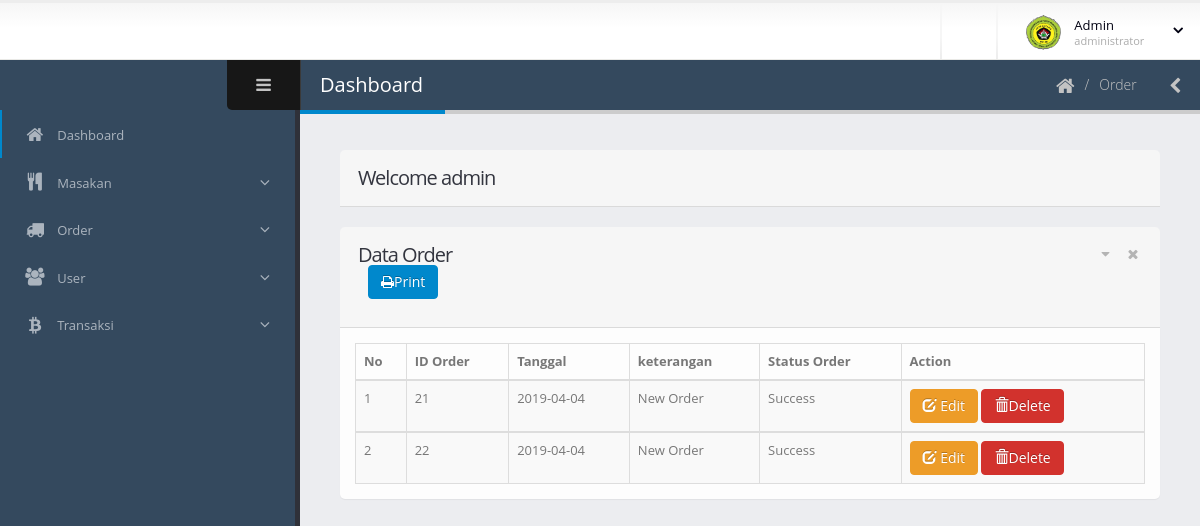
/admin/order/index.php (signed in), run on the app's committed database.
### tables this page shows
CREATE TABLE `order` (
  `id_order` int(15) NOT NULL,
  `tanggal` date NOT NULL,
  `keterangan` varchar(30) NOT NULL,
  `status_order` varchar(30) NOT NULL,
  `total` int(11) NOT NULL
);

### admin/order/index.php (the view, shortened to what this page needs)
<!doctype html>
<html class="fixed">
	<head>
<?php require('head.php'); ?>
	</head>
	<body>
		<section class="body">
			<header class="header">
				<div class="header-right">
					<span class="separator"></span>
					<span class="separator"></span>
					<div id="userbox" class="userbox">
						<a href="#" data-toggle="dropdown">
							<figure class="profile-picture">
								<img src="../../assets/images/logo.jpg" alt="Joseph Doe" class="img-circle" data-lock-picture="../../assets/images/logo.jpg" />
							</figure>
							<div class="profile-info" data-lock-name="John Doe" data-lock-email="johndoe@JSOFT.com">
								<span class="name">Admin</span>
								<span class="role">administrator</span>
							</div>
							<i class="fa custom-caret"></i>
						</a>
					</div>
				</div>
			</header>
			<div class="inner-wrapper">
				<?php
	require_once('sidebar.php');
	?>
				<section role="main" class="content-body">
					<header class="page-header">
						<h2>Dashboard</h2>
						<div class="right-wrapper pull-right">
							<ol class="breadcrumbs">
								<li>
									<a href="index.html">
										<i class="fa fa-home"></i>
									</a>
								</li>
								<li><span>Order</span></li>
							</ol>
							<a class="sidebar-right-toggle" data-open=""><i class="fa fa-chevron-left"></i></a>
						</div>
					</header>
					<section class="panel">
							<header class="panel-heading">
								<h2 class="panel-title">Welcome <?php echo $_SESSION['username']; ?></h2>
							</header>
						</section>
					<section class="panel">
							<header class="panel-heading">
								<div class="panel-actions">
									<a href="#" class="fa fa-caret-down"></a>
									<a href="#" class="fa fa-times"></a>
								</div>
								<h2 class="panel-title">Data Order</h2>
								<p><a href="print.php" class="btn btn-primary ml-sm"><i class="fa fa-print"></i>Print</a></p>
							</header>
							<div class="panel-body">
								<table class="table table-bordered table-striped mb-none" id="datatable-default">
									<thead>
										<tr>
											<th>No</th>
											<th>ID Order</th>
											<th>Tanggal</th>
											<th>keterangan</th>
											<th>Status Order</th>
											<th class="hidden-phone">Action</th>
										</tr>
									</thead>
								<?php
 									 include "../koneksi.php";
 									 $no = 0;
 									 $modal=mysqli_query($koneksi," SELECT * FROM `order` ");
  									while($r=mysqli_fetch_array($modal)){
  									$no++;
									?>
									<tbody>
										<tr class="gradeX">
									<td><?php echo $no;?></td>
									<td><?php echo  $r['id_order']; ?></td>
      								<td><?php echo  $r['tanggal']; ?></td>
      								<td><?php echo  $r['keterangan']; ?></td>
      								<td><?php echo  $r['status_order']; ?></td>
      						<td>
         						<a href="#edit<?php echo $r['id_order']; ?>" data-toggle="modal" class="btn btn-warning"><span class="glyphicon glyphicon-edit"></span> Edit</a>
        						<a href="#" class="btn btn-danger" onclick="confirm_modal('proses_delete.php?&id_order=<?php echo  $r['id_order']; ?>');">
        							<span class="glyphicon glyphicon-trash"></span>Delete</a>
     						</td>
										</tr>
									</tbody>
									<?php } ?>
								</table>
							</div>
						</section>
	</body>
</html>

### assets/stylesheets/skins/default.css (style rules this page uses)
a, .btn-link { color: #0088cc; }
body .btn-primary { color: #ffffff; text-shadow: 0 -1px 0 rgba(0, 0, 0, 0.25); background-color: #0088cc; border-color: #0088cc; }
body .btn-warning { color: #ffffff; text-shadow: 0 -1px 0 rgba(0, 0, 0, 0.25); background-color: #ed9c28; border-color: #ed9c28; }
body .btn-danger { color: #ffffff; text-shadow: 0 -1px 0 rgba(0, 0, 0, 0.25); background-color: #d2322d; border-color: #d2322d; }
.page-header h2 { border-bottom-color: #0088cc; }

### data on the page
order: id_order "21", tanggal "2019-04-04", keterangan "New Order", status_order "Success"
order: id_order "22", tanggal "2019-04-04", keterangan "New Order", status_order "Success"

### other printed values
$_SESSION['username'] "admin"
